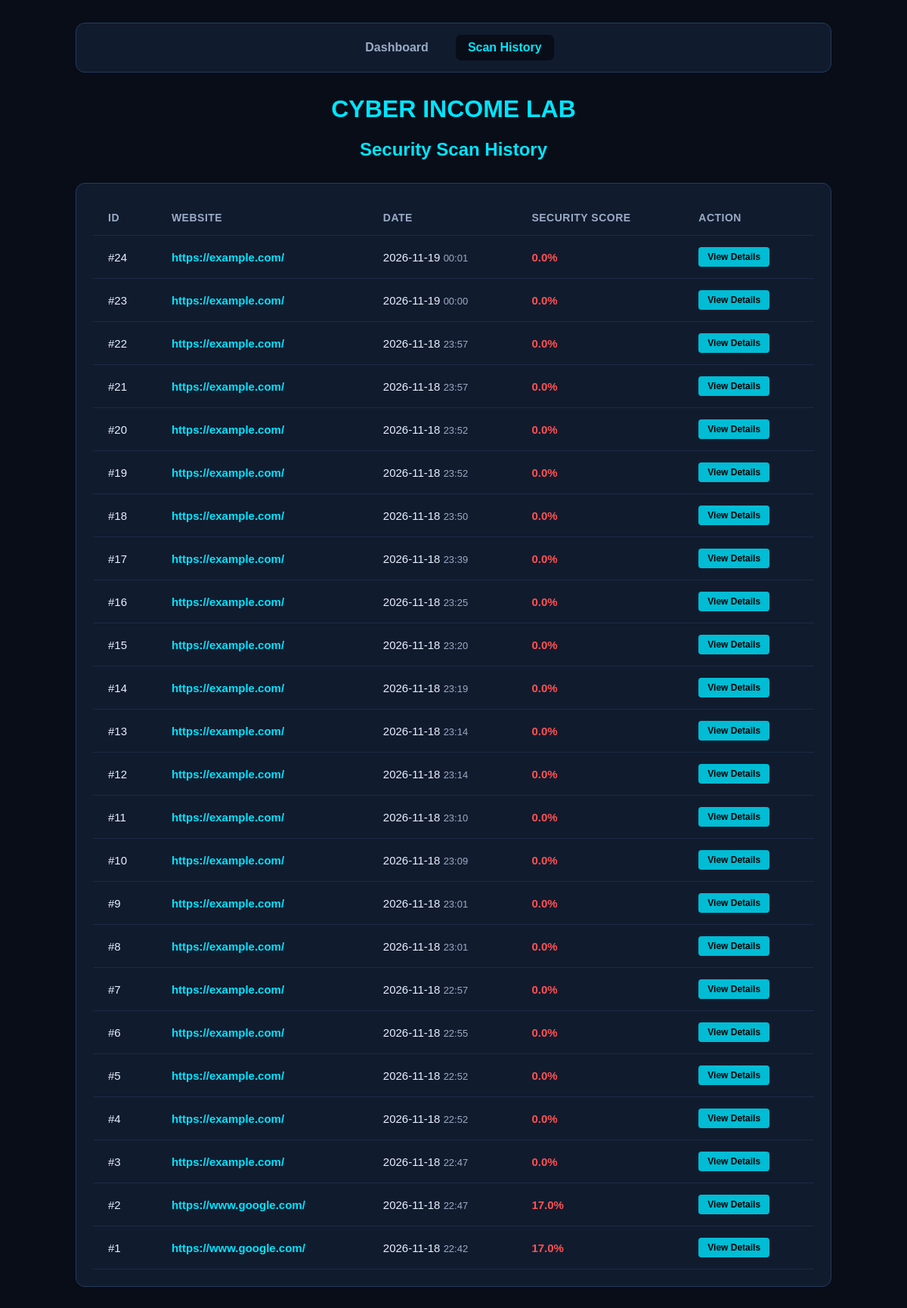
Screenshot of /history (signed in) with the database file from the repository.
### tables this page shows
CREATE TABLE scans (
            id INTEGER PRIMARY KEY AUTOINCREMENT,
            website TEXT NOT NULL,
            scan_date TEXT NOT NULL,
            security_score REAL,
            risk_data TEXT,
            scan_data TEXT
        );

### app.py (the view)
@app.route("/history")
@login_required
def history():
    scans = get_scan_history()
    return render_template("history.html", scans=scans)

### app.py (called while the page is built)
@login_manager.user_loader
def load_user(user_id):
    user_data = get_user_by_username(user_id)
    if user_data:
        return User(id=user_data["username"], username=user_data["username"])
    return None

### database.py (called while the page is built)
def get_scan_history():
    connection = sqlite3.connect(DB_NAME)
    connection.row_factory = sqlite3.Row
    rows = connection.execute("""
        SELECT id, website, scan_date, security_score
        FROM scans
        ORDER BY id DESC
    """).fetchall()
    connection.close()
    return [dict(row) for row in rows]

def get_user_by_username(username):
    connection = sqlite3.connect(DB_NAME)
    connection.row_factory = sqlite3.Row
    user = connection.execute("""
        SELECT * FROM users WHERE username = ?
    """, (username,)).fetchone()
    connection.close()
    return dict(user) if user else None

### templates/history.html (shortened to what this page needs)
<!DOCTYPE html>
<html lang="en">
<head>
</head>
<body>
<div class="container">
    <div class="navbar">
        <a href="/">Dashboard</a>
        <a href="/history" class="active">Scan History</a>
    </div>
    <h1>CYBER INCOME LAB</h1>
    <h2>Security Scan History</h2>
    {% if scans %}
    <div class="card">
        <table>
            <thead>
                <tr>
                    <th>ID</th>
                    <th>Website</th>
                    <th>Date</th>
                    <th>Security Score</th>
                    <th>Action</th>
                </tr>
            </thead>
            <tbody>
                {% for scan in scans %}
                <tr>
                    <td>#{{ scan.id }}</td>
                    <td style="color: #00e5ff; font-weight: bold;">{{ scan.website }}</td>
                    <td>{{ scan.scan_date[:10] }} <span style="color: #9aabc5; font-size: 13px;">{{ scan.scan_date[11:16] }}</span></td>
                    <td>
                        {% if scan.security_score >= 80 %}
                            <span style="color: #4caf50; font-weight: bold;">{{ scan.security_score }}%</span>
                        {% elif scan.security_score >= 50 %}
                            <span style="color: #ffb300; font-weight: bold;">{{ scan.security_score }}%</span>
                        {% else %}
                            <span style="color: #ff5252; font-weight: bold;">{{ scan.security_score }}%</span>
                        {% endif %}
                    </td>
                    <td>
                        <a href="/scan/{{ scan.id }}" class="btn-view">View Details</a>
                    </td>
                </tr>
                {% endfor %}
            </tbody>
        </table>
    </div>
    {% else %}
    <div class="card">
        <div class="empty">
            No previous scans found. Go scan a website first!
        </div>
    </div>
    {% endif %}
</div>
</body>
</html>

### templates/history.html (style rules this page uses)
body { background: #080d18; color: #e8f0ff; font-family: Arial, sans-serif; margin: 0; padding: 30px; }
.container { max-width: 1000px; margin: auto; }
h1 { color: #00e5ff; text-align: center; }
h2 { color: #00e5ff; text-align: center; margin-bottom: 30px; }
.card { background: #111b2e; border: 1px solid #243b5c; border-radius: 12px; padding: 22px; margin: 20px 0; overflow-x: auto; }
table { width: 100%; border-collapse: collapse; }
th, td { padding: 15px 20px; text-align: left; border-bottom: 1px solid #1a2a45; }
th { color: #9aabc5; font-size: 14px; font-weight: bold; text-transform: uppercase; letter-spacing: 0.5px; }
td { color: #e8f0ff; font-size: 15px; }
.btn-view { display: inline-block; padding: 6px 12px; background: #00bcd4; color: #000; text-decoration: none; border-radius: 4px; font-weight: bold; font-size: 12px; transition: background 0.2s; }
.navbar { display: flex; justify-content: center; gap: 20px; background: #111b2e; padding: 15px; border-radius: 12px; border: 1px solid #243b5c; margin-bottom: 30px; }
.navbar a { color: #9aabc5; text-decoration: none; font-weight: bold; font-size: 16px; padding: 8px 16px; border-radius: 7px; transition: all 0.3s ease; }
.navbar a:hover, .navbar a.active { color: #00e5ff; background: #080d18; }

### rows the page displays
scans: id "24", website "https://example.com/", scan_date "2026-11-19", scan_date "00:01", security_score "0.0"
scans: id "23", website "https://example.com/", scan_date "2026-11-19", scan_date "00:00", security_score "0.0"
scans: id "22", website "https://example.com/", scan_date "2026-11-18", scan_date "23:57", security_score "0.0"
scans: id "21", website "https://example.com/", scan_date "2026-11-18", scan_date "23:57", security_score "0.0"
scans: id "20", website "https://example.com/", scan_date "2026-11-18", scan_date "23:52", security_score "0.0"
scans: id "19", website "https://example.com/", scan_date "2026-11-18", scan_date "23:52", security_score "0.0"
scans: id "18", website "https://example.com/", scan_date "2026-11-18", scan_date "23:50", security_score "0.0"
scans: id "17", website "https://example.com/", scan_date "2026-11-18", scan_date "23:39", security_score "0.0"
scans: id "16", website "https://example.com/", scan_date "2026-11-18", scan_date "23:25", security_score "0.0"
scans: id "15", website "https://example.com/", scan_date "2026-11-18", scan_date "23:20", security_score "0.0"
scans: id "14", website "https://example.com/", scan_date "2026-11-18", scan_date "23:19", security_score "0.0"
scans: id "13", website "https://example.com/", scan_date "2026-11-18", scan_date "23:14", security_score "0.0"
scans: id "12", website "https://example.com/", scan_date "2026-11-18", scan_date "23:14", security_score "0.0"
scans: id "11", website "https://example.com/", scan_date "2026-11-18", scan_date "23:10", security_score "0.0"
scans: id "10", website "https://example.com/", scan_date "2026-11-18", scan_date "23:09", security_score "0.0"
scans: id "9", website "https://example.com/", scan_date "2026-11-18", scan_date "23:01", security_score "0.0"
scans: id "8", website "https://example.com/", scan_date "2026-11-18", scan_date "23:01", security_score "0.0"
scans: id "7", website "https://example.com/", scan_date "2026-11-18", scan_date "22:57", security_score "0.0"
scans: id "6", website "https://example.com/", scan_date "2026-11-18", scan_date "22:55", security_score "0.0"
scans: id "5", website "https://example.com/", scan_date "2026-11-18", scan_date "22:52", security_score "0.0"
scans: id "4", website "https://example.com/", scan_date "2026-11-18", scan_date "22:52", security_score "0.0"
scans: id "3", website "https://example.com/", scan_date "2026-11-18", scan_date "22:47", security_score "0.0"
scans: id "2", website "https://www.google.com/", scan_date "2026-11-18", scan_date "22:47", security_score "17.0"
scans: id "1", website "https://www.google.com/", scan_date "2026-11-18", scan_date "22:42", security_score "17.0"
